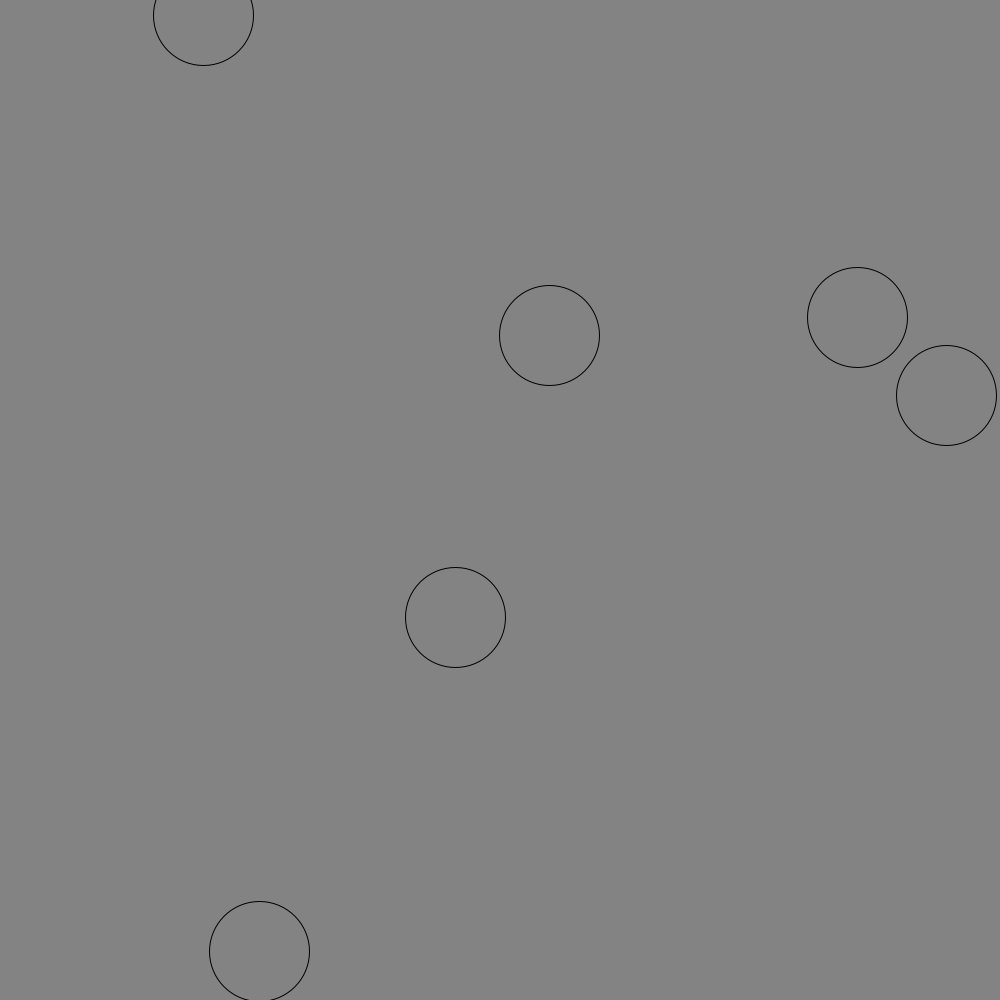
Frame 1 (no input)
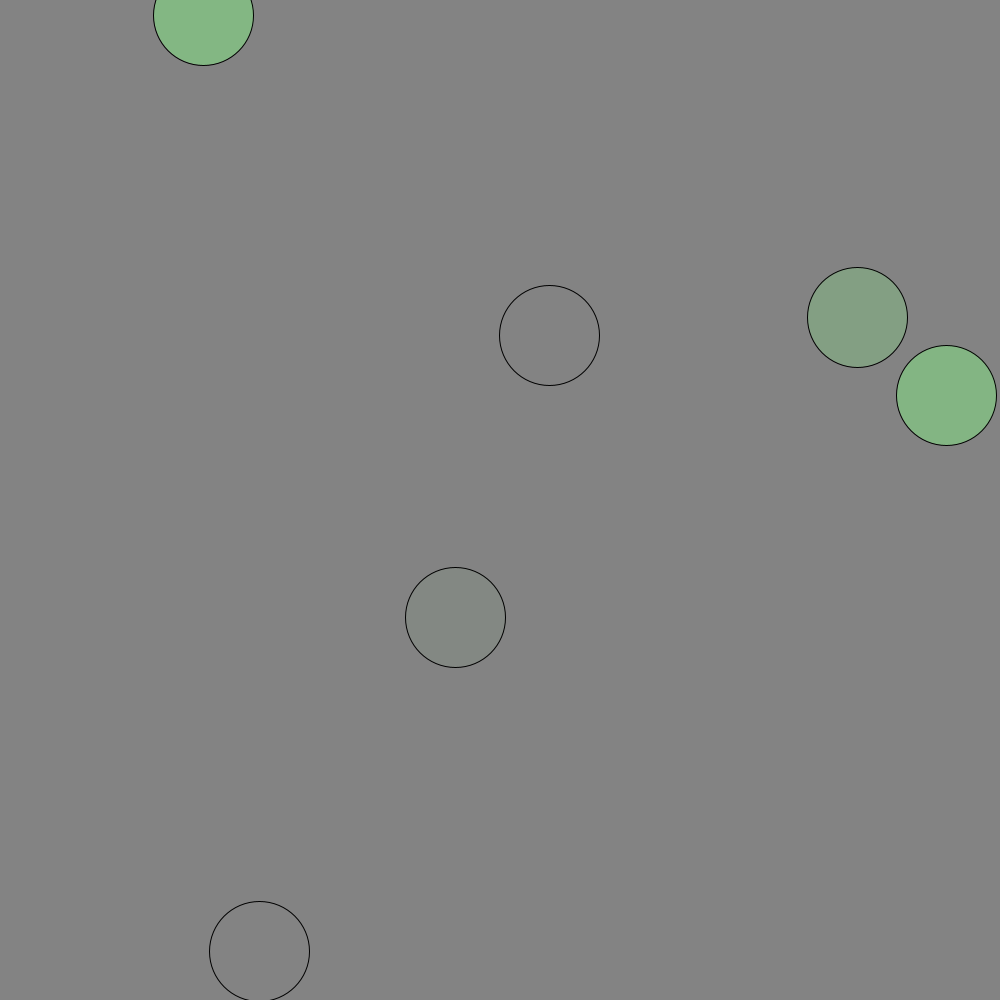
Frame 60 (the mouse pressed at the canvas centre just before this capture)
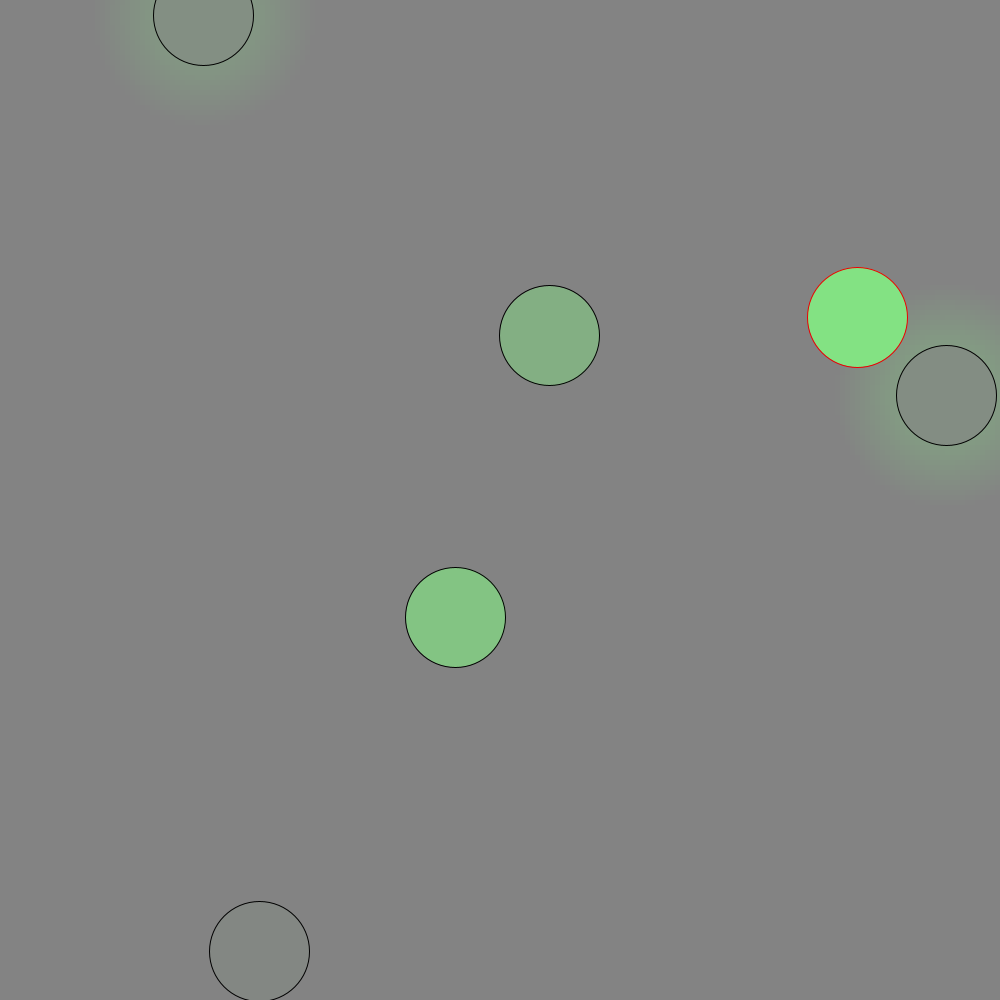
Frame 120 (the mouse held since frame 60 and released just before this capture)

The Processing sketch that drew these frames (run headless with seeded random() and noise(); from frame 60 on, the mouse is pressed at the canvas centre):

// Processing sketch: EmergentBehavior
// ── EmergentBehavior.pde
int gridCellSize = 5;
int cellNumber = (width*height)/gridCellSize;
int baseColor = 131;
float tailleLight = 1;
boolean randomDelai;
 int lowestNumber;
boolean checkerStroke;
boolean HUD;
boolean grille;
int circleNumber = 6;

grid[] grid = new grid[int(sq(1000/gridCellSize))];

circleCell[] circleCell = new circleCell[circleNumber];
checker[] check = new checker[circleNumber];
boolean[] blinkArray = new boolean[circleNumber];


float r2 = 74;
float g2 = 245;
float b2 = 126;

//r2 = 74;
//g2 = 245;
//b2 = 126;

void setup() {
  size (1000, 1000);

  int x, y;
  int i = -1;

  for (y = 0; y < width; y = y + gridCellSize) {
    for (x = 0; x < height; x = x + gridCellSize) {
      i++;
      grid[i] = new grid(x, y, gridCellSize, i);
    }
  }
for (int o = 0; i < blinkArray.length; i++){
    blinkArray[o] = false;
  
  
}

for (int a = 0; a< circleCell.length; a++){
    circleCell[a] = new circleCell(a);
    check[a] = new checker(a);
  
  
  
}
  //circleCell[0] = new circleCell(450, 450, 100,0);
  //circleCell[1] = new circleCell(450, 550, 100,1);
  //circleCell[2] = new circleCell(550, 450, 100,2);
  //circleCell[3] = new circleCell(550, 550, 100,3);
  //check[0] = new checker(450, 450, 200, 0);
  //check[1] = new checker(450, 550, 200, 1);
  //check[2] = new checker(550, 450, 200, 2);
  //check[3] = new checker(550, 550, 200, 3);
}




void draw() {

println(checkerStroke);
  background(80);
  for (int i = 0; i < grid.length; i++) {
    grid[i].display();
    grid[i].update();
  }
  for (int i = 0; i < circleCell.length; i++) {
    circleCell[i].delai();
    if (randomDelai == true) {
      circleCell[i].update();
    }
  }
  for (int o = 0; o < circleCell.length; o++) {

    circleCell[o].display();
    check[o].display();
    check[o].update();
  }



//println(blinkArray[0]);
//println(blinkArray[1]);
//println(grid[323].localG2, grid[323].y);
//println(check[0].checkOverlap(check[1].x,check[1].y,check[1].diameter));
if (randomDelai ==true){
for (int i = 0; i < (circleCell.length); i++){ 
  for (int o = 0; o < (circleCell.length); o++){
      if ((check[i].checkOverlap(check[o].x,check[o].y,check[o].diameter) == true )){
//         for (int p = 0; p < (circleCell.length); p++){
            if ((blinkArray[o] == true)){
                if ( i != o){
                   circleCell[i].increaseUrge(); //<>//
          }
        }
      
      
//    }
    
    
    
  }

}
 
 
 
  
}
for (int p = 0; p < (circleCell.length); p++){
  blinkArray[p] = false; 

}
}




}








void mousePressed() {

  for (int i = 0; i < grid.length; i++) {
    grid[i].mouseClick(mouseX, mouseY);
  }
}

void mouseDragged(){

  for (int i = 0; i < circleCell.length; i++){
  if ((dist(mouseX,mouseY, circleCell[i].x, circleCell[i].y))<= circleCell[i].diameter){
   circleCell[i].x = mouseX;
   circleCell[i].y = mouseY; 
  }
  }
  }

void keyPressed() {
  if (key == ' ') {
    for (int i = 0; i < circleCell.length; i++) {
      circleCell[i].reset();
    }
  }

 if(key =='c'){
   if (checkerStroke == true){
     checkerStroke = false;
   }
   else if (checkerStroke == false){
     checkerStroke = true;
   }
}
 if(key =='h'){
   if (HUD == true){
     HUD = false;
   }
   else if (HUD == false){
     HUD = true;
   }
}
 if(key =='g'){
   if (grille == true){
     grille = false;
   }
   else if (grille == false){
     grille = true;
   }
}
}




// if(key =='c'){
//   if (checkerStroke == true){
//     checkerStroke = false;
//   }
//    if (checkerStroke == false){
//     checkerStroke = true;
//   }
//}

  

// ── Checker.pde
class checker {

  float x, y, diameter;
  int number;


  checker(int tempNumber) {
    number = tempNumber;
    x = circleCell[number].x;
    y = circleCell[number].y;
    diameter = 200;
  }

  void display() {
   if (checkerStroke == false) {
    noStroke();}
   else if (checkerStroke == true) {
    stroke(255);}
    noFill();
    circle(x, y, diameter);
  }

  void update(){
   x = circleCell[number].x;
   y = circleCell[number].y;
    
  }

  boolean checkOverlap(float x2, float y2, float diameter2) {
    if (dist(x, y, x2, y2) <= diameter/2 + diameter2/2) {
      return true;
    } else {
      return false;
    }
  }
}

// ── Circle.pde
boolean blink;

class circleCell {
  int delai = millis() + int(random(1000,5000));
  
  int borderBlinkColor;
  float x, y, diameter; 
  float urge = 0;
  int number;
  circleCell(float tempX, float tempY, float tempDiameter, int tempNumber) {
    x = tempX;
    y = tempY;
    diameter = tempDiameter;
    number = tempNumber;
  }
  circleCell(int tempNumber) {
    x = random(diameter/2,width-diameter);
    y = random(diameter/2,height-diameter);
    diameter = 100;
    number = tempNumber;
  }

  void display() {
    if (borderBlinkColor >0){
    borderBlinkColor += -2;}
    else if (borderBlinkColor < 0){
      borderBlinkColor = 0;}
      stroke(borderBlinkColor,0,0);
    fill(131,131+urge,131);
    circle(x, y, diameter);
    if (HUD == true){

    textAlign(CENTER);
    textSize(10);
    fill(0);
    text(number, x,y);
    text(urge, x, y +(diameter/4));
    }
  }

  void delai() {
    if (delai <= millis()){
      randomDelai = true;
    
    } else { randomDelai = false;
    
     
   }
  }

float blinkDelai;
  void update() {
    urge = urge +1;
    //urge = lerp(urge, 100, 0.1);
    if (urge >= 100) {
      for (int i = 0; i < grid.length; i++) {
        
        grid[i].mouseClick(x, y);
        blinkArray[number] = true;
      }
      urge = 0;
    }

    
  


}

void reset(){
  delai = millis() + int(random(1000,5000));
  urge = 0;
}




void increaseUrge(){
  urge = urge + (urge*0.1);
  borderBlinkColor = 255;
  
  
  
}



}

// ── Grid.pde
float r1 = baseColor;
float g1 = baseColor;
float b1 = baseColor;



class grid {
  float x, y, s;

  float localR2 =baseColor;
  float localG2 = baseColor;
  float localB2 = baseColor;
  int number;

  grid(float tempX, float tempY, float tempS, int tempNumber) {
    x = tempX;
    y = tempY;
    s = tempS;
    number = tempNumber;
  }

  void display() {


   if (grille == false) {
    noStroke();}
   else if (grille == true) {
    stroke(0);}
    fill(localR2, localG2, localB2);
    square(x, y, s);
    textAlign(CENTER);
    textSize(10);
    fill(0);
    //text(number, x+s/2,y+s/2);
  }

  void update() {
    localR2 = lerp(localR2, r1, 0.1);
    localG2 = lerp(localG2, g1, 0.1);
    localB2 = lerp(localB2, b1, 0.1);
    
  }
  

  void mouseClick(float tempX, float tempY) {
    float distance = dist(tempX, tempY, x+(s/2), y+(s/2));
    distance = distance/tailleLight;


    float localtestG2 = g2;

    if ((localtestG2 - distance) > baseColor) {




      localR2 += -57 - distance;
      localG2 += 114 - distance;
      localB2 += -5 - distance;    







      if (localR2 < baseColor) { 

        localR2 = baseColor;
      }
      if (localG2 < baseColor) { 

        localG2 = baseColor;
      }
      if (localB2 < baseColor) { 

        localB2 = baseColor;
      }
    }
  }
  }
